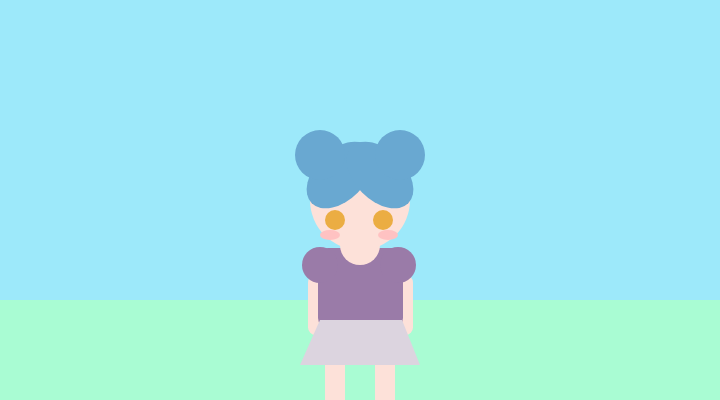
Frame 1 (no input)
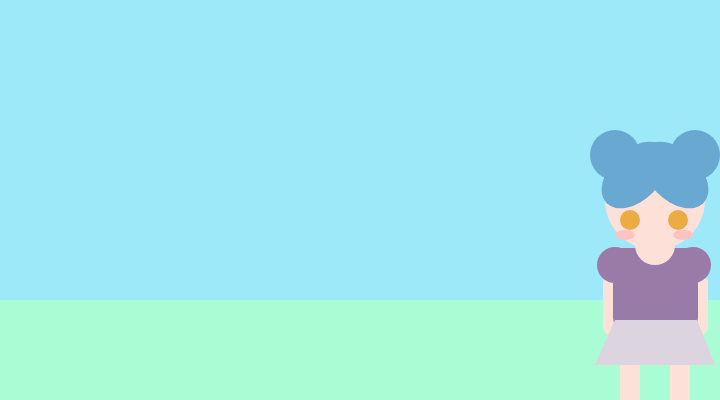
Frame 60 (no input)
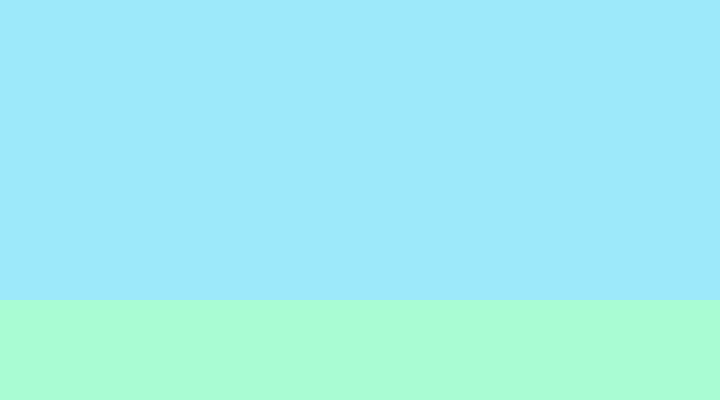
Frame 120 (the mouse pressed at the canvas centre since frame 60)

The p5.js sketch that drew these frames (run headless with seeded random() and noise() and a simulated clock; from frame 60 on, the mouse is pressed at the canvas centre):

// p5.js sketch
// ── sketch.js

let x = 0;
function setup() {
  createCanvas(720, 400);
}

function draw() {
  angleMode(DEGREES);
  background('#9de9fa');
  noStroke();
  fill('#a9fcd3')
  rect(0, 300, 720, 300);

push();
  translate(x, 0);
  avatar();
  x += 5;
  if (x > width) {
    x = -400;
  }
pop();

}

function avatar() {
  fill("#FDE1D9");
  circle(360, 200, 100);
  rect(308, 275, 15, 60, 20);
  rect(398, 275, 15, 60, 20);
  rect(325, 355, 20, 60, 20);
  rect(375, 355, 20, 60, 20);


  push();
  translate(330, 235);
  rotate(90);
  fill("#ffc2c2");
  ellipse(0, 0, 10, 20);
  pop();

  push();
  translate(388, 235);
  rotate(90);
  fill("#ffc2c2");
  ellipse(0, 0, 10, 20);
  pop();

//eyes
  fill("#EBAD43");
  circle(335, 220, 20);
  circle(383, 220, 20);

//hair
  push();
  translate(340, 175);
  rotate(45);
  fill("#69A8D1");
  ellipse(0, 0, 50, 80);
  pop();

  push();
  translate(380, 175)
  rotate(135);
  fill("#69A8D1");
  ellipse(0, 0, 50, 80);
  pop();

  fill("#69A8D1");
  circle(320, 155, 50);
  circle(400, 155, 50);


//cloting
  fill("#9A7BA8");
  rect(318, 248, 85, 80, 10);
  circle(320, 265, 36);
  circle(398, 265, 36);

  fill("#DCD4DF");
  quad(320, 320, 402, 320, 420, 365, 300, 365);


  fill("#FDE1D9");
  arc(360, 245, 40, 40, 0, 180);

}
